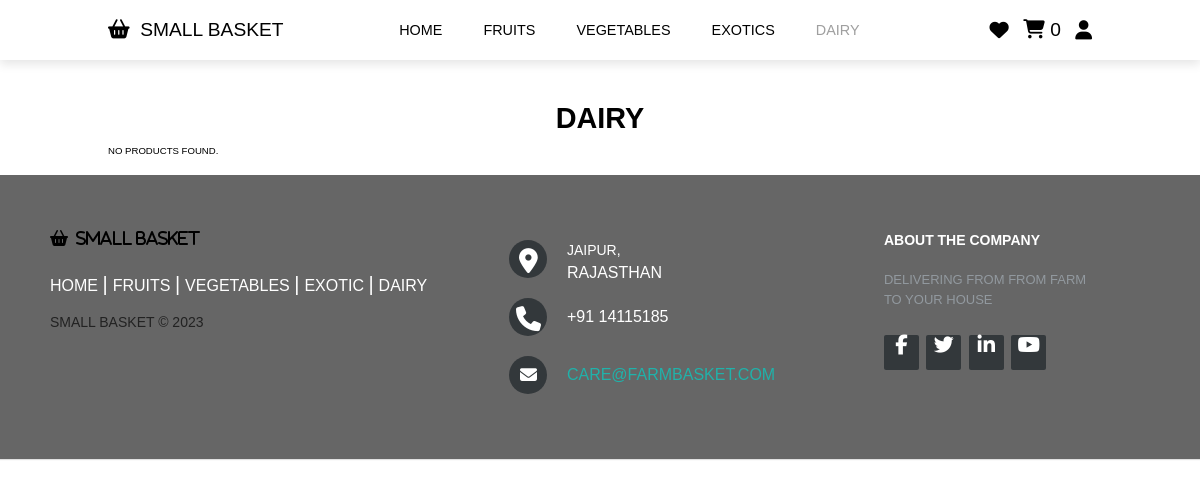
/dairy.php, run on an earlier commit of the app's database.
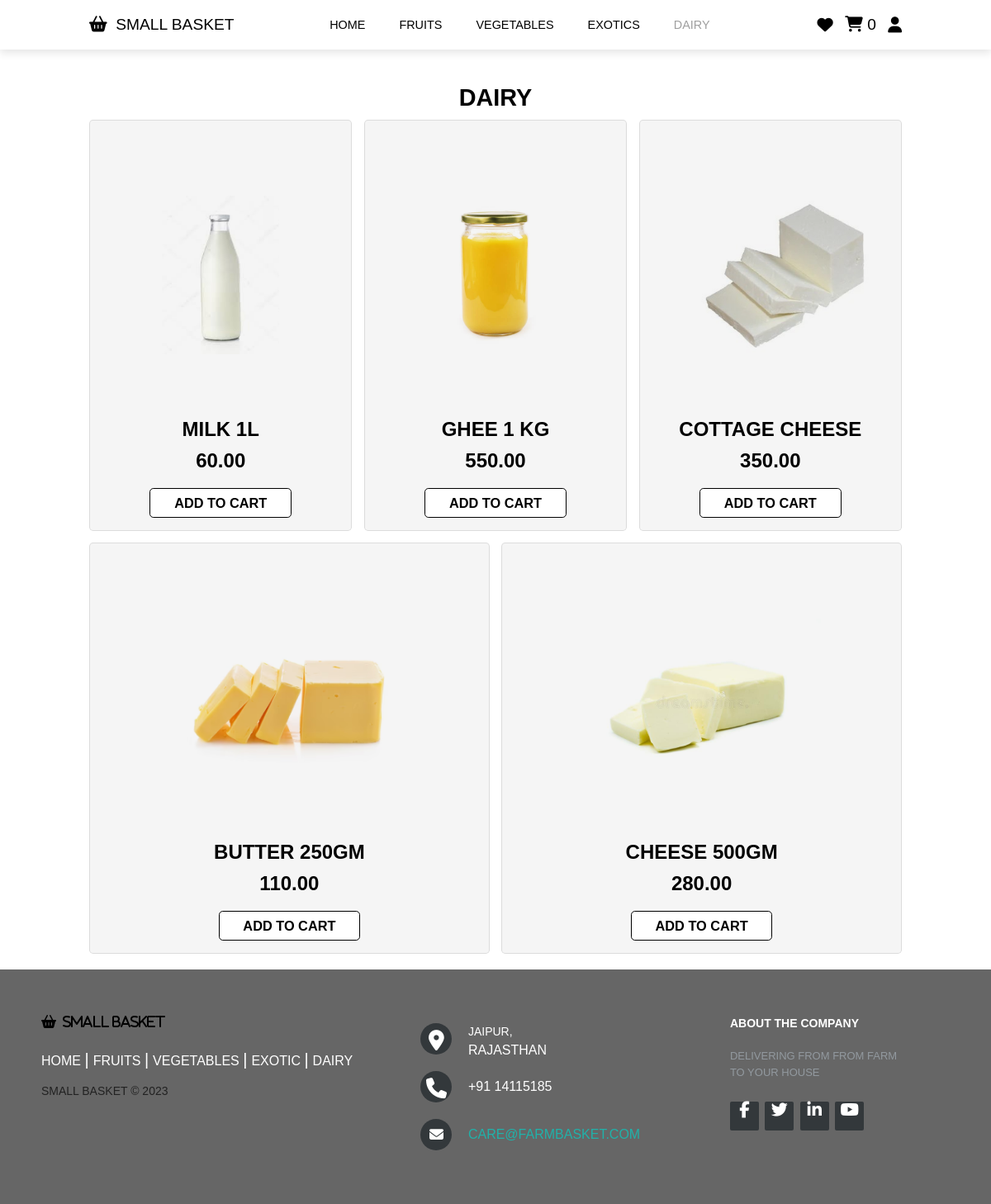
And on a later commit of the database.
### tables this page shows
CREATE TABLE `products` (
  `id` int(11) NOT NULL,
  `name` varchar(255) NOT NULL,
  `description` text DEFAULT NULL,
  `price` decimal(10,2) NOT NULL,
  `image` varchar(255) DEFAULT NULL,
  `created_at` timestamp NOT NULL DEFAULT current_timestamp(),
  `updated_at` timestamp NOT NULL DEFAULT current_timestamp() ON UPDATE current_timestamp()
);

### dairy.php (the view, shortened to what this page needs)
<html>
<head>
    <link rel="stylesheet" href="css/style.css">
    <link rel="stylesheet" href="css/style2.css">
</head>
<body>
    <header>
        <a href="#" class="logo"><i class="fa-sharp fa-solid fa-basket-shopping"></i>&nbsp; SMALL BASKET</i></a>
        <nav class="navbar">
            <a href="index.php">Home</a>
            <a href="fruit.php">FRUITS</a>
            <a href="veggies.php">VEGETABLES</a>
            <a href="exotics.php">EXOTICS</a>
            <a style="color: #9F9F9F " href="dairy.php">DAIRY</a>
        </nav>
        <div class="icons">
            <a href="#"><i class="fa fa-heart"></i></a>
            <a href="#" class="cart-icon">
                <i class="fa fa-shopping-cart"></i>
                <span class="cart-count">0</span>
            </a>
            <?php
            if (isset($_SESSION['name'])) {
                echo '<div class="dropdown">
            <button class="dropbtn">Welcome, ' . $_SESSION['name'] . ' ▼</button>
            <div class="dropdown-content">
                <a href="account.php">My Account</a>
                <a href="orders.php">My Orders</a>
                <a href="logout.php">Logout </a>
            </div>
          </div>';
            } else {
                echo '<div class="login">
                <a href="login.html"><i class="fa fa-user"></i></a>
          </div>';
            }
            ?>
        </div>
    </header>
    <br><br><br>
    <section class="product" id="product">
        <h1 class="heading">DAIRY <span></span></h1>
        <div class="box-container">
            <?php
            $servername = "localhost:3306";
            $username = "root";
            $password = "";
            $dbname = "farmbasket";
            $conn = new mysqli($servername, $username, $password, $dbname);
            $sql = "SELECT * FROM products WHERE description = 'dairy'";
            $result = $conn->query($sql);
            if ($result->num_rows > 0) {
                while ($row = $result->fetch_assoc()) {
                    echo '<div class="box">';
                    echo '<div class="content">';
                    echo '<img src="' . $row["image"] . '" alt="' . $row["name"] . '">';
                    echo '<h3>' . $row["name"] . '</h3>';
                    echo '<div class="price">' . $row["price"] . '</div>';
                    echo '<button class="btn" onclick="addToCart(this)">Add to Cart</button>';
                    echo '</div>';
                    echo '</div>';
                }
            } else {
                echo "No products found.";
            }
            ?>
        </div>
    </section>
    <footer class="footer-distributed">
        <div class="footer-left">
            <i class="fa-sharp fa-solid fa-basket-shopping">&nbsp; SMALL BASKET</i>
            <p class="footer-links">
                <a href="index.php" class="link-1">Home</a>
                <a href="fruit.php">Fruits</a>
                <a href="veggies.php">Vegetables</a>
                <a href="exotics.php">Exotic</a>
                <a href="dairy.php">Dairy</a>
            </p>
            <p class="footer-company-name">SMALl BASKET © 2023</p>
        </div>
        <div class="footer-center">
            <div>
                <i class="fa fa-map-marker"></i>
                <p><span>JAIPUR,</span> RAJASTHAN</p>
            </div>
            <div>
                <i class="fa fa-phone"></i>
                <p>+91 14115185 </p>
            </div>
            <div>
                <i class="fa fa-envelope"></i>
                <p><a href="mailto:care@farmbasket.com">care@farmbasket.com</a></p>
            </div>
        </div>
        <div class="footer-right">
            <p class="footer-company-about">
                <span>About the company</span>
                Delivering from from Farm to your House
            </p>
            <div class="footer-icons">
                <a href="#"><i class="fa fa-facebook"></i></a>
                <a href="#"><i class="fa fa-twitter"></i></a>
                <a href="#"><i class="fa fa-linkedin"></i></a>
                <a href="#"><i class="fa fa-youtube"></i></a>
            </div>
        </div>
    </footer>
</body>
</html>

### css/style.css (style rules this page uses)
* { font-family:Arial, Helvetica, sans-serif; margin: 0; padding: 0; box-sizing: border-box; outline: none; border: none; text-decoration: none; text-transform: uppercase; transition: all .1s linear; }
html { font-size: 60%; scroll-padding-top: 6rem; scroll-behavior: smooth; }
header { position: fixed; top: 0; left: 0; right: 0; z-index: 1000; background: #fff; padding: 2rem 9%; display: flex; align-items: center; justify-content: space-between; box-shadow: 0 .5rem 1rem rgba(0, 0, 0, .1); }
header .logo { font-size: 2rem; color: #000; font-weight: 500; }
header .navbar a { font-size: 1.5rem; color: #000; margin: 0 2rem; }
header .icons a { font-size: 2rem; color: #000; margin-left: 1.5rem; }
section { margin-top: 5vh; padding: 2rem 9%; }
.btn { display: inline-block; margin-top: 1rem; border-radius: .5rem; border: .2rem solid #000; font-weight: bolder; font-size: 1.7rem; color: #000; cursor: pointer; background: #fff; padding: .8rem 3rem; }
.heading { text-align: center; font-size: 3rem; padding: 10px; font-weight: bolder; text-transform: uppercase; }
.product .box-container { display: flex; flex-wrap: wrap; gap: 1.5rem; }
.product .box-container .box { border: .1rem solid rgba(0, 0, 0, .1); border-radius: .5rem; text-align: center; position: relative; overflow: hidden; background: #f5f5f5; flex: 1 1 30rem; }
.product .box-container .content { padding: 1.5rem; }
.product .box-container .box img { height: 20rem; transform: rotate(0deg); margin: 8rem 2rem; mix-blend-mode: multiply; }
.product .box-container .box .content h3 { color: #000; font-size: 2.5rem; }
.product .box-container .box .content .price { color: #000; font-size: 2.5rem; font-weight: bolder; padding: 1rem 0; }
.footer-distributed { background: #666; box-shadow: 0 1px 1px 0 rgba(0, 0, 0, 0.12); box-sizing: border-box; width: 100%; text-align: left; font: bold 16px sans-serif; padding: 55px 50px; }
.footer-distributed .footer-left, .footer-distributed .footer-center, .footer-distributed .footer-right { display: inline-block; vertical-align: top; }
.footer-distributed .footer-left { width: 40%; }
.footer-distributed .footer-links { color: #ffffff; margin: 20px 0 12px; padding: 0; }
.footer-distributed .footer-links a { display:inline-block; line-height: 1.8; font-weight:400; text-decoration: none; color: inherit; }
.footer-distributed .footer-company-name { color: #222; font-size: 14px; font-weight: normal; margin: 0; }
.footer-distributed .footer-center { width: 35%; }
.footer-distributed .footer-center i { background-color: #33383b; color: #ffffff; font-size: 25px; width: 38px; height: 38px; border-radius: 50%; text-align: center; line-height: 42px; margin: 10px 15px; vertical-align: middle; }
.footer-distributed .footer-center i.fa-envelope { font-size: 17px; line-height: 38px; }
.footer-distributed .footer-center p { display: inline-block; color: #ffffff; font-weight:400; vertical-align: middle; margin:0; }
.footer-distributed .footer-center p span { display:block; font-weight: normal; font-size:14px; line-height:2; }
.footer-distributed .footer-center p a { color: lightseagreen; text-decoration: none;; }
.footer-distributed .footer-links a:before { content: "|"; font-weight:300; font-size: 20px; left: 0; color: #fff; display: inline-block; padding-right: 5px; }
.footer-distributed .footer-links .link-1:before { content: none; }
.footer-distributed .footer-right { width: 20%; }
.footer-distributed .footer-company-about { line-height: 20px; color: #92999f; font-size: 13px; font-weight: normal; margin: 0; }
.footer-distributed .footer-company-about span { display: block; color: #ffffff; font-size: 14px; font-weight: bold; margin-bottom: 20px; }
.footer-distributed .footer-icons { margin-top: 25px; }
.footer-distributed .footer-icons a { display: inline-block; width: 35px; height: 35px; cursor: pointer; background-color: #33383b; border-radius: 2px; font-size: 20px; color: #ffffff; text-align: center; line-height: 35px; margin-right: 3px; margin-bottom: 5px; }
.icons { display: flex; align-items: center; }

What changed in the data, as far as the page shows it:
added products: image (picture), name "MILK 1L", price "60.00"
added products: image (picture), name "GHEE 1 KG", price "550.00"
added products: image (picture), name "COTTAGE CHEESE", price "350.00"
added products: image (picture), name "BUTTER 250GM", price "110.00"
added products: image (picture), name "CHEESE 500GM", price "280.00"
Also different on the page:
text no longer shown: "NO PRODUCTS FOUND."
